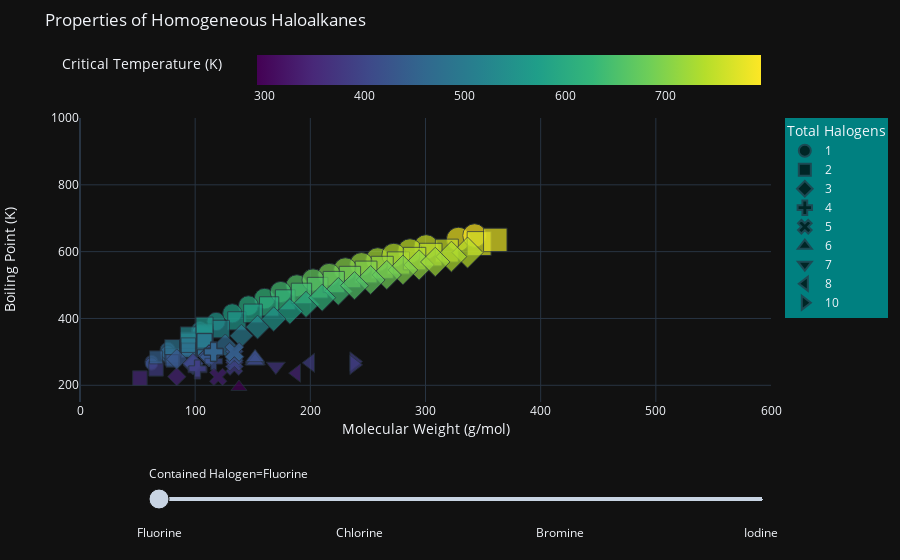

The notebook cell this image was saved under:
### Code cell
#"Good" Figure: Represents data in a consistent manner across all attributes
#Pleasing to the eye
#Uses colorscale which is not cyclical and does not fade out at one end or in the middle
#hover data is named properly
#axes and scales are consistent across all data
#does not try to display too much data at once.
#filtering with slider allows for easy comparison


custom_markers={'1': 'circle', '2': 'square', '3': 'diamond', '4':'cross', '5':'x', '6':'triangle-up', '7':'triangle-down', '8':'triangle-left', '10':'triangle-right'}
label_dict = {'molweight': 'Molecular Weight (g/mol)','critical temperature (K)': 'Critical Temperature (K)','boiling point (K)':'Boiling Point (K)',
                'acentric factor': 'Acentric Factor','name':'Species'}


fig = px.scatter(SingleHalogens, x='molweight', y='boiling point (K)', 
                 color = 'critical temperature (K)', color_continuous_scale='viridis', 
                 size='acentric factor', template='plotly_dark',
                 hover_name = 'name', animation_frame='Contained Halogen', symbol='Total Halogens',
                 symbol_map = custom_markers,
                 labels = label_dict,
                 title = 'Properties of Homogeneous Haloalkanes')
fig.update_xaxes(range=[0, 600])
fig.update_yaxes(range=[150, 1000])
fig.update_layout(legend = dict(bgcolor = 'teal'))
fig.update_layout(coloraxis_colorbar_orientation='h')
fig["layout"].pop("updatemenus")
fig.show()
fig.write_html("goodfig.html")

### Figure 1 — Plotly figure (JSON) as saved in the notebook; plotly's stock layout.template omitted (floating-point values rounded to 4 significant figures)
{"data": [{"hovertemplate": "<b>%{hovertext}</b><br><br>Total Halogens=1<br>Contained Halogen=Fluorine<br>Molecular Weight (g/mol)=%{x}<br>Boiling Point (K)=%{y}<br>Acentric Factor=%{marker.size}<br>Critical Temperature (K)=%{marker.color}<extra></extra>", "hovertext": ["1-fluoro-2,2-dimethylbutane", "1-fluoro-2,3-dimethylbutane", "1-fluoro-2-ethylbutane", "1-fluoro-2-methylpentane", "1-fluoro-2-methylpropane", "1-fluoro-3,3-dimethylbutane", "1-fluoro-3-methylpentane", "1-fluoro-4-methylpentane", "1-fluorobutane", "1-fluorodecane", "1-fluorodocosane", "1-fluorododecane", "1-fluoroeicosane", "1-fluoroheptadecane", "1-fluoroheptane", "1-fluorohexadecane", "1-fluorohexane", "1-fluorononadecane", "1-fluorononane", "1-fluorooctadecane", "1-fluorooctane", "1-fluoropentadecane", "1-fluoropropane", "1-fluorotetradecane", "1-fluorotricosane", "1-fluorotridecane", "1-fluoroundecane", "2-fluoro-2,3-dimethylbutane", "2-fluoro-2-methylpentane", "2-fluoro-2-methylpropane", "2-fluoro-3,3-dimethylbutane", "2-fluoro-3-methylpentane", "2-fluoro-4-methylpentane", "2-fluorobutane", "2-fluorohexane", "2-fluoropropane", "3-fluoro-2-methylpentane", "3-fluoro-3-methylpentane", "3-fluorohexane", null], "legendgroup": "1", "marker": {"color": [514.8, 529.5, 501.0, 522.4, 444.6, 517.3, 529.8, 525.4, 460.7, 623.1, 783.5, 658.6, 756.8, 726.2, 555.8, 714.6, 528.1, 747.3, 602.9, 737.1, 580.5, 702.1, 422, 688.7, 795.2, 674.2, 641.6, 508.3, 523.3, 446.8, 517.4, 519, 519, 458.6, 528.6, 415.7, 511.8, 508.3, 523.7, 400], "coloraxis": "coloraxis", "size": [0.342, 0.282, 0.253, 0.342, 0.254, 0.313, 0.342, 0.342, 0.309, 0.555, 0.755, 0.625, 0.782, 0.742, 0.436, 0.719, 0.391, 0.773, 0.518, 0.753, 0.479, 0.698, 0.227, 0.667, 0.731, 0.646, 0.588, 0.282, 0.282, 0.194, 0.253, 0.313, 0.313, 0.254, 0.342, 0.204, 0.313, 0.282, 0.342, 0.4], "sizemode": "area", "sizeref": 0.002605, "symbol": "circle"}, "mode": "markers", "name": "1", "orientation": "v", "showlegend": true, "type": "scatter", "x": [104.2, 104.2, 104.2, 104.2, 76.11, 104.2, 104.2, 104.2, 76.11, 160.3, 328.6, 188.3, 300.5, 258.5, 118.2, 244.4, 104.2, 286.5, 146.2, 272.5, 132.2, 230.4, 62.09, 216.4, 342.6, 202.4, 174.3, 104.2, 104.2, 76.11, 104.2, 104.2, 104.2, 76.11, 104.2, 62.09, 104.2, 104.2, 104.2, -100], "xaxis": "x", "y": [350, 354.1, 332.3, 355.1, 289.1, 348.9, 360.1, 357.1, 305.6, 459.4, 637.1, 498.1, 614.1, 576.1, 391.1, 562.1, 364.6, 602.1, 438.1, 589.1, 415.4, 547.1, 269.9, 531.1, 648.1, 515.1, 479.1, 340, 350, 285.2, 343.1, 350, 350, 298.2, 359.4, 263.8, 345.1, 340, 356.1, 400], "yaxis": "y"}, {"hovertemplate": "<b>%{hovertext}</b><br><br>Total Halogens=2<br>Contained Halogen=Fluorine<br>Molecular Weight (g/mol)=%{x}<br>Boiling Point (K)=%{y}<br>Acentric Factor=%{marker.size}<br>Critical Temperature (K)=%{marker.color}<extra></extra>", "hovertext": ["1,1-difluoro-2,2-dimethylpropane", "1,1-difluoro-2-methylbutane", "1,1-difluoro-2-methylpropane", "1,1-difluoro-3-methylbutane", "1,1-difluorobutane", "1,1-difluorodecane", "1,1-difluorodocosane", "1,1-difluorododecane", "1,1-difluoroeicosane", "1,1-difluoroethane", "1,1-difluoroheptadecane", "1,1-difluoroheptane", "1,1-difluorohexadecane", "1,1-difluorohexane", "1,1-difluorononadecane", "1,1-difluorononane", "1,1-difluorooctadecane", "1,1-difluorooctane", "1,1-difluoropentadecane", "1,1-difluoropentane", "1,1-difluoropropane", "1,1-difluorotetradecane", "1,1-difluorotricosane", "1,1-difluorotridecane", "1,1-difluoroundecane", "1,2-difluoro-2-methylbutane", "1,2-difluoro-2-methylpropane", "1,2-difluoro-3-methylbutane", "1,2-difluorobutane", "1,2-difluoroethane", "1,2-difluoropentane", "1,2-difluoropropane", "1,3-difluoro-2,2-dimethylpropane", "1,3-difluoro-2-ethylpropane", "1,3-difluoro-2-methylbutane", "1,3-difluoro-2-methylpropane", "1,3-difluoro-3-methylbutane", "1,3-difluorobutane", "1,3-difluoropentane", "1,3-difluoropropane", "1,4-difluoro-2-methylbutane", "1,4-difluorobutane", "1,4-difluoropentane", "1,5-difluoropentane", "2,2-difluoro-3-methylbutane", "2,2-difluorobutane", "2,2-difluoropentane", "2,2-difluoropropane", "2,3-difluoro-2-methylbutane", "2,3-difluorobutane", "2,3-difluoropentane", "2,4-difluoropentane", "3,3-difluoropentane", "difluoromethane", null], "legendgroup": "2", "marker": {"color": [467.1, 463.4, 465.7, 463.4, 463.3, 622, 766.6, 656.9, 754, 386.4, 723.6, 556.1, 712.1, 529, 744.5, 602.2, 734.4, 580.3, 699.8, 498.4, 430, 686.6, 778.6, 672.3, 640.2, 463.7, 472.9, 463.4, 487.3, 445, 513.8, 443.3, 463.7, 460.3, 463.4, 506.9, 463.7, 502.4, 521.2, 480.9, 460.3, 524.7, 530.0, 554.4, 467.1, 466.6, 499.4, 429.0, 467.1, 487.0, 491, 491, 500.2, 351.3, 400], "coloraxis": "coloraxis", "size": [0.261, 0.321, 0.277, 0.321, 0.367, 0.512, 0.748, 0.557, 0.687, 0.275, 0.643, 0.433, 0.633, 0.401, 0.67, 0.483, 0.662, 0.456, 0.619, 0.38, 0.276, 0.595, 0.721, 0.586, 0.541, 0.29, 0.246, 0.321, 0.306, 0.222, 0.351, 0.265, 0.29, 0.351, 0.321, 0.306, 0.29, 0.306, 0.351, 0.292, 0.351, 0.336, 0.351, 0.381, 0.261, 0.246, 0.29, 0.202, 0.261, 0.277, 0.321, 0.321, 0.29, 0.277, 0.4], "sizemode": "area", "sizeref": 0.002605, "symbol": "square"}, "mode": "markers", "name": "2", "orientation": "v", "showlegend": true, "type": "scatter", "x": [108.1, 108.1, 94.1, 108.1, 94.1, 178.3, 346.6, 206.3, 318.5, 66.05, 276.5, 136.2, 262.4, 122.2, 304.5, 164.2, 290.5, 150.2, 248.4, 108.1, 80.08, 234.4, 360.6, 220.3, 192.3, 108.1, 94.1, 108.1, 94.1, 66.05, 108.1, 80.08, 108.1, 108.1, 108.1, 94.1, 108.1, 94.1, 108.1, 80.08, 108.1, 94.1, 108.1, 108.1, 108.1, 94.1, 108.1, 80.08, 108.1, 94.1, 108.1, 108.1, 108.1, 52.02, -100], "xaxis": "x", "y": [308.7, 311.5, 306.1, 311.5, 314.1, 456.1, 624.1, 492.1, 603.1, 249.1, 566.1, 392.9, 553.1, 368.1, 591.1, 436.1, 579.1, 415.1, 539.1, 342.1, 281.1, 524.1, 635.1, 509.1, 475.1, 309.1, 308.1, 311.5, 323.1, 283.6, 348.1, 288.1, 309.1, 311.9, 311.5, 336.1, 309.1, 333.1, 353.1, 314.4, 311.9, 350.9, 359.1, 378.6, 308.7, 304.1, 332.9, 272.8, 308.7, 320.1, 330, 330, 333.4, 221.5, 400], "yaxis": "y"}, {"hovertemplate": "<b>%{hovertext}</b><br><br>Total Halogens=3<br>Contained Halogen=Fluorine<br>Molecular Weight (g/mol)=%{x}<br>Boiling Point (K)=%{y}<br>Acentric Factor=%{marker.size}<br>Critical Temperature (K)=%{marker.color}<extra></extra>", "hovertext": ["1,1,1-trifluoro-2-methylpropane", "1,1,1-trifluorobutane", "1,1,1-trifluorodecane", "1,1,1-trifluorododecane", "1,1,1-trifluoroeicosane", "1,1,1-trifluoroethane", "1,1,1-trifluoroheptadecane", "1,1,1-trifluoroheptane", "1,1,1-trifluorohexadecane", "1,1,1-trifluorohexane", "1,1,1-trifluorononadecane", "1,1,1-trifluorononane", "1,1,1-trifluorooctadecane", "1,1,1-trifluorooctane", "1,1,1-trifluoropentadecane", "1,1,1-trifluoropentane", "1,1,1-trifluoropropane", "1,1,1-trifluorotetradecane", "1,1,1-trifluorotridecane", "1,1,1-trifluoroundecane", "1,1,2-trifluoro-2-methylpropane", "1,1,2-trifluorobutane", "1,1,2-trifluoroethane", "1,1,2-trifluoropropane", "1,1,3-trifluoro-2-methylpropane", "1,1,3-trifluorobutane", "1,1,3-trifluoropropane", "1,1,4-trifluorobutane", "1,2,2-trifluorobutane", "1,2,2-trifluoropropane", "1,2,3-trifluorobutane", "1,2,3-trifluoropropane", "1,2,4-trifluorobutane", "1,3,3-trifluorobutane", "1,3-difluoro-2-(fluoromethyl)-propane", "2,3,3-trifluorobutane", null], "legendgroup": "3", "marker": {"color": [432.9, 425.8, 600.1, 638.2, 743.4, 345.9, 710.6, 527.9, 698.2, 498.2, 733.2, 578.4, 722.3, 554.5, 684.8, 464.5, 392, 670.4, 654.9, 620, 432.9, 429.8, 429.8, 404.6, 429.8, 429.8, 401.7, 426.9, 429.8, 404.6, 429.8, 401.7, 426.9, 429.8, 426.9, 432.9, 400], "coloraxis": "coloraxis", "size": [0.269, 0.368, 0.533, 0.597, 0.746, 0.261, 0.713, 0.439, 0.682, 0.409, 0.733, 0.505, 0.668, 0.467, 0.658, 0.383, 0.301, 0.645, 0.615, 0.564, 0.269, 0.33, 0.326, 0.285, 0.33, 0.33, 0.315, 0.36, 0.298, 0.254, 0.33, 0.315, 0.36, 0.298, 0.36, 0.269, 0.4], "sizemode": "area", "sizeref": 0.002605, "symbol": "diamond"}, "mode": "markers", "name": "3", "orientation": "v", "showlegend": true, "type": "scatter", "x": [112.1, 112.1, 196.3, 224.3, 336.5, 84.04, 294.4, 154.2, 280.4, 140.1, 322.5, 182.2, 308.5, 168.2, 266.4, 126.1, 98.07, 252.4, 238.3, 210.3, 112.1, 112.1, 84.04, 98.07, 112.1, 112.1, 98.07, 112.1, 112.1, 98.07, 112.1, 98.07, 112.1, 112.1, 112.1, 112.1, -100], "xaxis": "x", "y": [285.1, 289.9, 442.1, 481.1, 597.1, 225.8, 560.1, 374.1, 545.1, 348.1, 585.1, 421.1, 569.1, 398.1, 530.1, 320.1, 260.1, 515.1, 498.1, 462.1, 285.1, 287.9, 278.1, 265.0, 287.9, 287.9, 265.4, 288.3, 285.5, 262.6, 287.9, 265.4, 288.3, 285.5, 288.3, 285.1, 400], "yaxis": "y"}, {"hovertemplate": "<b>%{hovertext}</b><br><br>Total Halogens=4<br>Contained Halogen=Fluorine<br>Molecular Weight (g/mol)=%{x}<br>Boiling Point (K)=%{y}<br>Acentric Factor=%{marker.size}<br>Critical Temperature (K)=%{marker.color}<extra></extra>", "hovertext": ["1,1,1,2-tetrafluoroethane", "1,1,1,2-tetrafluoropropane", "1,1,1,3-tetrafluoropropane", "1,1,2,2-tetrafluoroethane", "1,1,2,2-tetrafluoropropane", "1,1,2,3-tetrafluoropropane", "1,1,3,3-tetrafluoropropane", "1,2,2,3-tetrafluoropropane", null], "legendgroup": "4", "marker": {"color": [374.2, 414.8, 457.1, 391.8, 457.3, 449.4, 449.4, 453.2, 400], "coloraxis": "coloraxis", "size": [0.327, 0.277, 0.306, 0.266, 0.277, 0.338, 0.338, 0.306, 0.4], "sizemode": "area", "sizeref": 0.002605, "symbol": "cross"}, "mode": "markers", "name": "4", "orientation": "v", "showlegend": true, "type": "scatter", "x": [102.0, 116.1, 116.1, 102.0, 116.1, 116.1, 116.1, 116.1, -100], "xaxis": "x", "y": [247.1, 272.1, 302.6, 250.2, 300, 300, 300, 300, 400], "yaxis": "y"}, {"hovertemplate": "<b>%{hovertext}</b><br><br>Total Halogens=5<br>Contained Halogen=Fluorine<br>Molecular Weight (g/mol)=%{x}<br>Boiling Point (K)=%{y}<br>Acentric Factor=%{marker.size}<br>Critical Temperature (K)=%{marker.color}<extra></extra>", "hovertext": ["1,1,1,2,2-pentafluoropropane", "1,1,1,2,3-pentafluoropropane", "1,1,1,3,3-pentafluoropropane", "1,1,2,2,3-pentafluoropropane", "1,1,2,3,3-pentafluoropropane", "pentafluoroethane", null], "legendgroup": "5", "marker": {"color": [380.1, 403.8, 427.2, 447.4, 441.4, 339.2, 400], "coloraxis": "coloraxis", "size": [0.305, 0.33, 0.33, 0.33, 0.37, 0.305, 0.4], "sizemode": "area", "sizeref": 0.002605, "symbol": "x"}, "mode": "markers", "name": "5", "orientation": "v", "showlegend": true, "type": "scatter", "x": [134.0, 134.0, 134.0, 134.0, 134.0, 120.0, -100], "xaxis": "x", "y": [255.5, 270, 288.4, 299.1, 300, 225.0, 400], "yaxis": "y"}, {"hovertemplate": "<b>%{hovertext}</b><br><br>Total Halogens=6<br>Contained Halogen=Fluorine<br>Molecular Weight (g/mol)=%{x}<br>Boiling Point (K)=%{y}<br>Acentric Factor=%{marker.size}<br>Critical Temperature (K)=%{marker.color}<extra></extra>", "hovertext": ["1,1,1,2,2,3-hexafluoropropane", "1,1,1,2,3,3-hexafluoropropane", "1,1,1,3,3,3-hexafluoropropane", "1,1,2,2,3,3-hexafluoropropane", "hexafluoroethane", null], "legendgroup": "6", "marker": {"color": [401.2, 412.4, 406.9, 417.1, 292.8, 400], "coloraxis": "coloraxis", "size": [0.409, 0.369, 0.321, 0.358, 0.249, 0.4], "sizemode": "area", "sizeref": 0.002605, "symbol": "triangle-up"}, "mode": "markers", "name": "6", "orientation": "v", "showlegend": true, "type": "scatter", "x": [152.0, 152.0, 152.0, 152.0, 138.0, -100], "xaxis": "x", "y": [274.4, 279.4, 272.4, 283.1, 194.9, 400], "yaxis": "y"}, {"hovertemplate": "<b>%{hovertext}</b><br><br>Total Halogens=7<br>Contained Halogen=Fluorine<br>Molecular Weight (g/mol)=%{x}<br>Boiling Point (K)=%{y}<br>Acentric Factor=%{marker.size}<br>Critical Temperature (K)=%{marker.color}<extra></extra>", "hovertext": ["heptafluoropropane", null], "legendgroup": "7", "marker": {"color": [374.8, 400], "coloraxis": "coloraxis", "size": [0.355, 0.4], "sizemode": "area", "sizeref": 0.002605, "symbol": "triangle-down"}, "mode": "markers", "name": "7", "orientation": "v", "showlegend": true, "type": "scatter", "x": [170.0, -100], "xaxis": "x", "y": [256.8, 400], "yaxis": "y"}, {"hovertemplate": "<b>%{hovertext}</b><br><br>Total Halogens=8<br>Contained Halogen=Fluorine<br>Molecular Weight (g/mol)=%{x}<br>Boiling Point (K)=%{y}<br>Acentric Factor=%{marker.size}<br>Critical Temperature (K)=%{marker.color}<extra></extra>", "hovertext": ["octafluorocyclobutane", "octafluoropropane", null], "legendgroup": "8", "marker": {"color": [388.4, 345.1, 400], "coloraxis": "coloraxis", "size": [0.356, 0.327, 0.4], "sizemode": "area", "sizeref": 0.002605, "symbol": "triangle-left"}, "mode": "markers", "name": "8", "orientation": "v", "showlegend": true, "type": "scatter", "x": [200.0, 188.0, -100], "xaxis": "x", "y": [267.2, 236.4, 400], "yaxis": "y"}, {"hovertemplate": "<b>%{hovertext}</b><br><br>Total Halogens=10<br>Contained Halogen=Fluorine<br>Molecular Weight (g/mol)=%{x}<br>Boiling Point (K)=%{y}<br>Acentric Factor=%{marker.size}<br>Critical Temperature (K)=%{marker.color}<extra></extra>", "hovertext": ["decafluorobutane", "perfluoroisobutane", null], "legendgroup": "10", "marker": {"color": [386.4, 386.4, 400], "coloraxis": "coloraxis", "size": [0.372, 0.372, 0.4], "sizemode": "area", "sizeref": 0.002605, "symbol": "triangle-right"}, "mode": "markers", "name": "10", "orientation": "v", "showlegend": true, "type": "scatter", "x": [238.0, 238.0, -100], "xaxis": "x", "y": [271.1, 261.1, 400], "yaxis": "y"}], "layout": {"coloraxis": {"colorbar": {"orientation": "h", "title": {"text": "Critical Temperature (K)"}}, "colorscale": [[0, "#440154"], [0.1111, "#482878"], [0.2222, "#3e4989"], [0.3333, "#31688e"], [0.4444, "#26828e"], [0.5556, "#1f9e89"], [0.6667, "#35b779"], [0.7778, "#6ece58"], [0.8889, "#b5de2b"], [1, "#fde725"]]}, "legend": {"bgcolor": "teal", "itemsizing": "constant", "title": {"text": "Total Halogens"}, "tracegroupgap": 0}, "sliders": [{"active": 0, "currentvalue": {"prefix": "Contained Halogen="}, "len": 0.9, "pad": {"b": 10, "t": 60}, "steps": [{"args": [["Fluorine"], {"frame": {"duration": 0, "redraw": false}, "fromcurrent": true, "mode": "immediate", "transition": {"duration": 0, "easing": "linear"}}], "label": "Fluorine", "method": "animate"}, {"args": [["Chlorine"], {"frame": {"duration": 0, "redraw": false}, "fromcurrent": true, "mode": "immediate", "transition": {"duration": 0, "easing": "linear"}}], "label": "Chlorine", "method": "animate"}, {"args": [["Bromine"], {"frame": {"duration": 0, "redraw": false}, "fromcurrent": true, "mode": "immediate", "transition": {"duration": 0, "easing": "linear"}}], "label": "Bromine", "method": "animate"}, {"args": [["Iodine"], {"frame": {"duration": 0, "redraw": false}, "fromcurrent": true, "mode": "immediate", "transition": {"duration": 0, "easing": "linear"}}], "label": "Iodine", "method": "animate"}], "x": 0.1, "xanchor": "left", "y": 0, "yanchor": "top"}], "title": {"text": "Properties of Homogeneous Haloalkanes"}, "xaxis": {"anchor": "y", "domain": [0, 1], "range": [0, 600], "title": {"text": "Molecular Weight (g/mol)"}}, "yaxis": {"anchor": "x", "domain": [0, 1], "range": [150, 1000], "title": {"text": "Boiling Point (K)"}}}}
